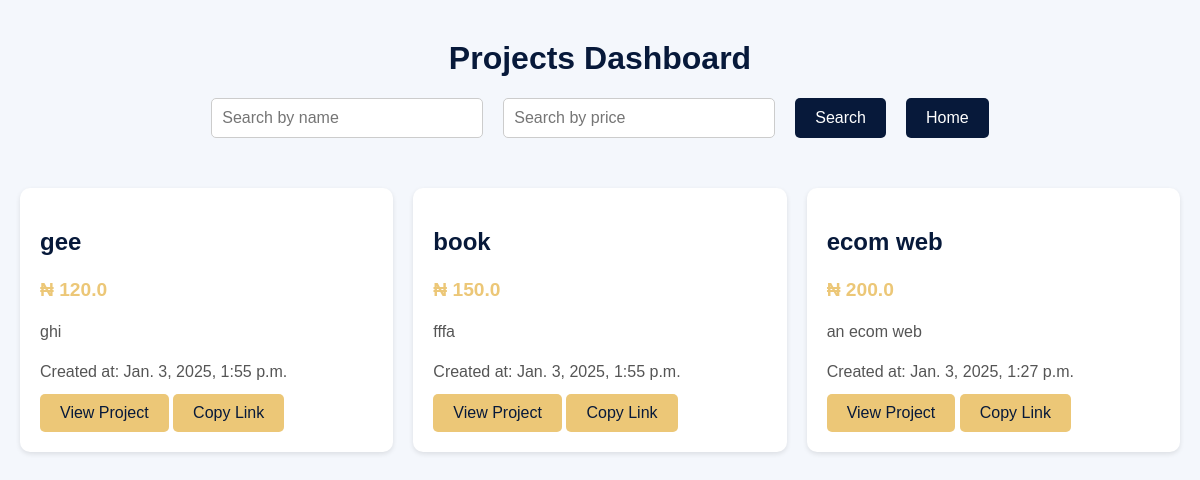
The page /projects/ on the database as committed earlier.
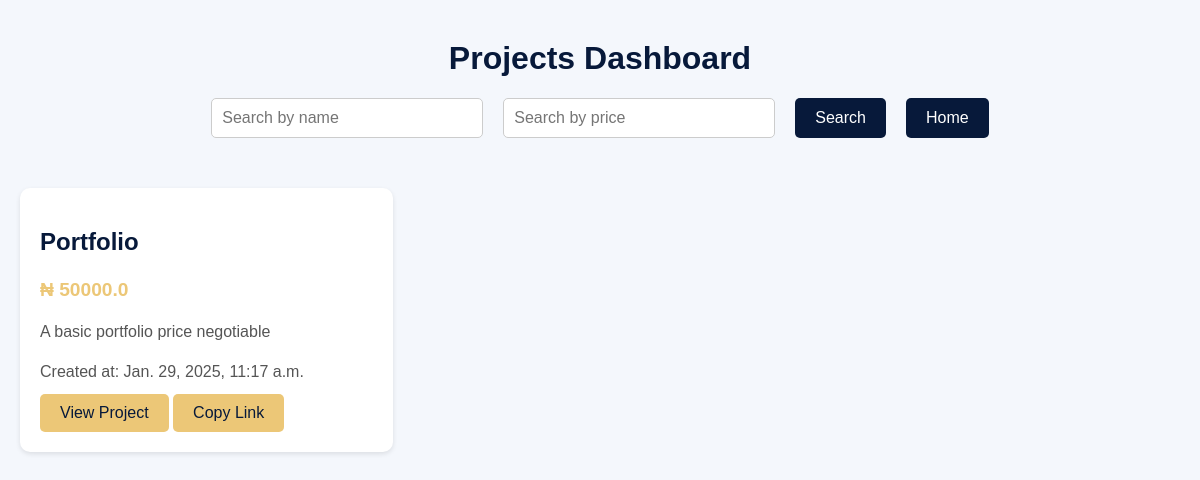
The same page on the database as committed later.
### my_portfolio/models.py (models this page shows, shortened)
class Projects(models.Model):
    name = models.CharField(max_length=255)
    price = models.FloatField()
    link = models.URLField()
    description = models.TextField()
    created_at = models.DateTimeField(auto_now_add=True)  # Automatically sets the field to the current time when a project is created

### my_portfolio/views.py (the view)
# urls.py: path('projects/', views.projects, name='projects'),
def projects(request):
    search_name = request.GET.get('search_name', '')
    search_price = request.GET.get('search_price', '')
    projects = Projects.objects.all()
    if search_name:
        projects = projects.filter(name__icontains=search_name)  # Case-insensitive search for name
    if search_price:
        try:
            search_price = float(search_price)
            projects = projects.filter(price=search_price)  # Exact match for price
        except ValueError:
            pass  # If price can't be converted to float, do not apply price filter
    projects = projects.order_by('-created_at')
    return render(request, 'projects.html', {'projects': projects, 'search_name': search_name, 'search_price': search_price})

### my_portfolio/templates/projects.html (shortened to what this page needs)
<!DOCTYPE html>
<html lang="en">
  <head>
  </head>
  <body>
    <div class="container">
      <h1>Projects Dashboard</h1>
      <form method="get" action="" class="search-form">
        <input
          type="text"
          name="search_name"
          placeholder="Search by name"
          value="{{ search_name }}"
        />
        <input
          type="number"
          name="search_price"
          placeholder="Search by price"
          value="{{ search_price }}"
        />
        <button type="submit">Search</button>
        <button type="submit">
          <a
            href="{% url 'index' %}"
            style="color: white; text-decoration: none"
            >Home</a
          >
        </button>
      </form>
      <div class="projects-list">
        {% for project in projects %}
        <div class="project-card">
          <h2>{{ project.name }}</h2>
          <p class="price">&#8358; {{ project.price }}</p>
          <p>{{ project.description|truncatewords:20 }}</p>
          <p>Created at: {{ project.created_at }}</p>
          <a href="{{ project.link }}" target="_blank">View Project</a>
          <a class="copy-link-btn" data-link="{{ project.link }}">
            Copy Link
          </a>
        </div>
        {% empty %}
        <p class="empty-state">
          No projects found matching your search criteria.
        </p>
        {% endfor %}
      </div>
    </div>
  </body>
</html>

### my_portfolio/templates/projects.html (style rules this page uses)
body { font-family: Arial, sans-serif; background-color: #f4f7fc; margin: 0; padding: 0; color: #333; }
h1 { text-align: center; color: #07193a; margin-top: 20px; }
.container { max-width: 1200px; margin: 0 auto; padding: 20px; }
.search-form { display: flex; justify-content: center; gap: 20px; margin-bottom: 30px; flex-wrap: wrap; }
.search-form input { padding: 10px; font-size: 16px; border: 1px solid #ccc; border-radius: 5px; width: 250px; max-width: 100%; }
.search-form button { padding: 10px 20px; background-color: #07193a; color: white; border: none; border-radius: 5px; font-size: 16px; cursor: pointer; }
.projects-list { display: grid; grid-template-columns: repeat(auto-fill, minmax(300px, 1fr)); gap: 20px; padding-top: 20px; }
.project-card { background-color: white; border-radius: 10px; box-shadow: 0 2px 5px rgba(0, 0, 0, 0.1); padding: 20px; transition: transform 0.3s ease; }
.project-card h2 { color: #07193a; font-size: 1.5em; margin-bottom: 10px; }
.project-card p { color: #555; font-size: 1em; line-height: 1.5; margin-bottom: 10px; }
.project-card .price { font-size: 1.2em; font-weight: bold; color: #ecc777; margin-bottom: 10px; }
.project-card a { color: #07193a; text-decoration: none; background-color: #ecc777; padding: 10px 20px; border-radius: 5px; display: inline-block; transition: background-color 0.3s ease; }

Rows that differ between the two databases and show on the page:
removed Projects: name "gee", price "120.0", description "ghi", created_at "Jan. 3, 2025, 1:55 p.m."
removed Projects: name "book", price "150.0", description "fffa", created_at "Jan. 3, 2025, 1:55 p.m."
removed Projects: name "ecom web", price "200.0", description "an ecom web", created_at "Jan. 3, 2025, 1:27 p.m."
added Projects: name "Portfolio", price "50000.0", description "A basic portfolio price negotiable", created_at "Jan. 29, 2025, 11:17 a.m."
